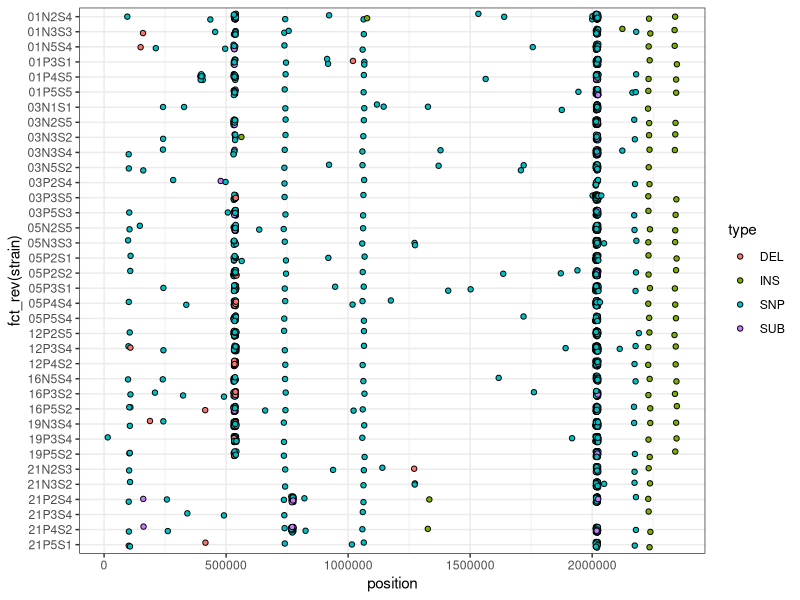
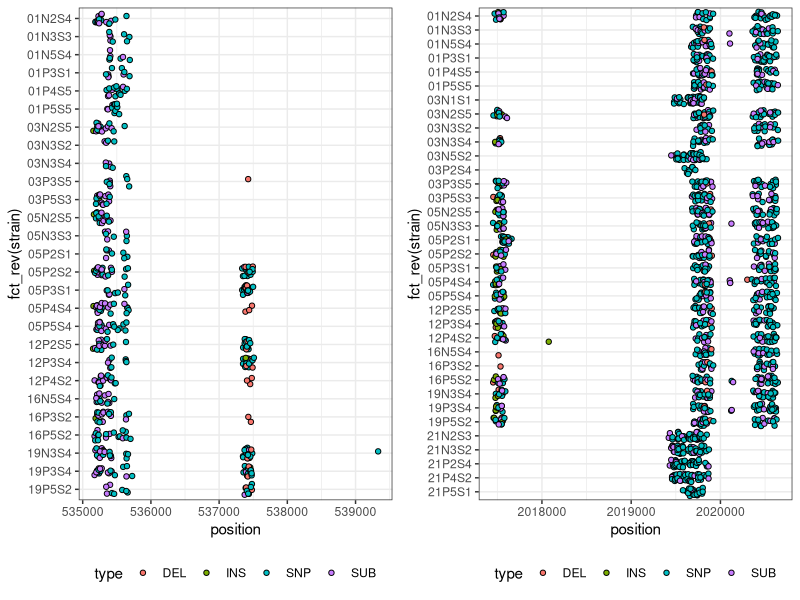
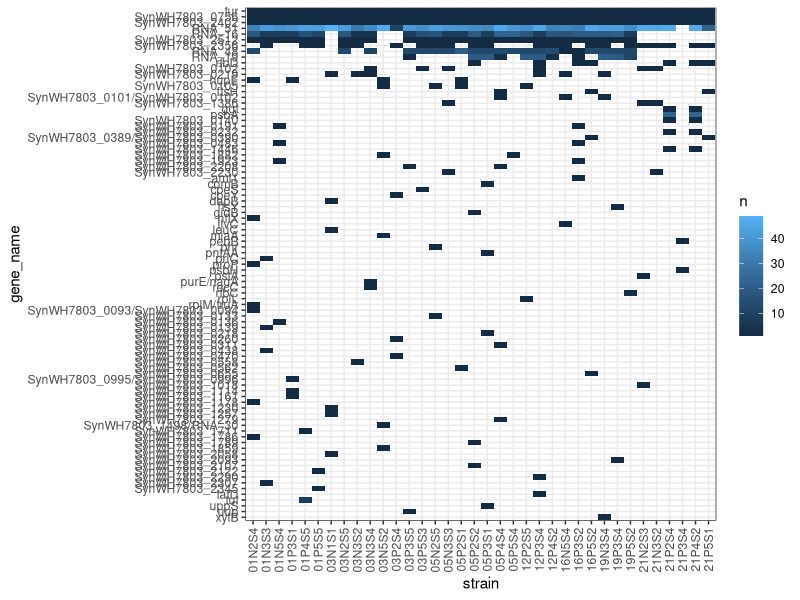

Reproduce these figures in R, in order. (Note: this script raises an error after producing the figures.)
## ---- chunk 1
# Clear and set working directory 
rm(list = ls())
library(tidyverse)
library(here)
library(cowplot)
setwd(here())
## ---- chunk 2
d.compare <- read_tsv(here("breseq/compare-all.tsv"))

# select important columns
d <- d.compare %>%
  select(position, type, mutation_category, strain=title)

# convert to wide firmat
d.wide <- d %>%
  #presence column
  mutate(presence=1)%>%
  pivot_wider(names_from = strain, values_from=presence, values_fill=0)
  
head(d.wide[,1:8])

## ---- chunk 3
#visualize
d %>%
  ggplot(aes(y=fct_rev(strain), x=position))+
    geom_jitter(aes(fill=type), shape=21, height = 0.2,width = 5000)+
  theme_bw()
## ---- chunk 4
#visualize 500k
p1 <- 
d %>%
  filter(position>5.3e5)%>%
  filter(position<5.4e5)%>%
  ggplot(aes(y=fct_rev(strain), x=position))+
    geom_jitter(aes(fill=type), shape=21, height = 0.3,width = 50)+
  theme_bw()+
  theme(legend.position = "bottom")

#visualize 2M
p2 <- 
d %>%
  filter(position>2.01e6)%>%
  filter(position<2.03e6)%>%
  ggplot(aes(y=fct_rev(strain), x=position))+
    geom_jitter(aes(fill=type), shape=21, height = 0.3,width = 50)+
  theme_bw()+
  theme(legend.position = "bottom")

plot_grid(p1,p2)
## ---- chunk 5
d.gene <- d.compare%>%
  select(gene_name, strain=title)%>%
  group_by(gene_name, strain)%>%
  summarise(n=n(), .groups="drop")%>%
  arrange(desc(n))

#visualize
d.gene %>%
  # mutate(gene_product = str_trunc(gene_product,30)%>%fct_infreq()%>%fct_rev())%>%
  mutate(gene_name =fct_infreq(gene_name)%>%fct_rev())%>%
  ggplot(aes(x=strain, y=gene_name))+
  geom_tile(aes(fill=n))+
  theme_bw()+
  theme(axis.text.x = element_text(angle=90, hjust=1, vjust = 0.5))

## ---- chunk 6
#list of plots
l.plot <- list()

# try several cutoffs
n.max <- c(1,0.8,0.6,0.4, 0.2)


for (i in n.max){
  #filter based on cutoff
  filt.out <- sum.gene %>%
  filter(avg.mut.n>i) %>%
  pull(gene_name)%>%
  unique()

  l.plot[[as.character(i)]] <- d.compare %>%
    filter(! gene_name %in% filt.out) %>%
  select(position, type, mutation_category, strain=title) %>%
    #plot
  ggplot(aes(y=fct_rev(strain), x=position))+
    geom_jitter(aes(fill=type), shape=21, height = 0.2,width = 5000)+
  theme_bw()+
  expand_limits(x=c(0, max(d.compare$position)))
}


plot_grid(plotlist = l.plot, nrow =5, labels = n.max, label_colour = "red", label_x = .1)
## ---- chunk 7
d.write <- left_join(d.compare, sum.gene)%>%
  select(strain_ID =title, position, snp_type, type, prevalence=avg.mut.n)%>%
  # add metadata
  mutate(Time=str_extract(strain_ID, "^..")%>%parse_integer())%>%
  mutate(cID=str_extract(strain_ID, "N.|P."))%>%
  mutate(clone=str_extract(strain_ID, "S."))

write_csv(d.write, here("data/mutPositions_wPrevalence.csv"))
## ---- chunk 8
d.pos <- d.compare%>%
  select(position, strain=title)%>%
  group_by(position, strain)%>%
  summarise(n=n(), .groups="drop")%>%
  arrange(desc(n))

#visualize
d.pos %>%
  # mutate(gene_product = str_trunc(gene_product,30)%>%fct_infreq()%>%fct_rev())%>%
  mutate(position =as_factor(position)%>%fct_infreq()%>%fct_rev())%>%
  ggplot(aes(x=strain, y=position))+
  geom_tile()+
  theme_bw()+
  theme(axis.text.x = element_text(angle=90, hjust=1, vjust = 0.5))

## ---- chunk 9
#list of plots
l.plot <- list()

# try several cutoffs
n.max <- c(1,0.8,0.6,0.4, 0.2)


for (i in n.max){
  #filter based on cutoff
  filt.out <- sum.pos %>%
  filter(avg.mut.n>i) %>%
  pull(position)%>%
  unique()

  l.plot[[as.character(i)]] <- d.compare %>%
    filter(! position %in% filt.out) %>%
  select(position, type, mutation_category, strain=title) %>%
    #plot
  ggplot(aes(y=fct_rev(strain), x=position))+
    geom_jitter(aes(fill=type), shape=21, height = 0.2,width = 5000)+
  theme_bw()+
  expand_limits(x=c(0, max(d.compare$position)))
}


plot_grid(plotlist = l.plot, nrow =5, labels = n.max, label_colour = "red", label_x = .1)
